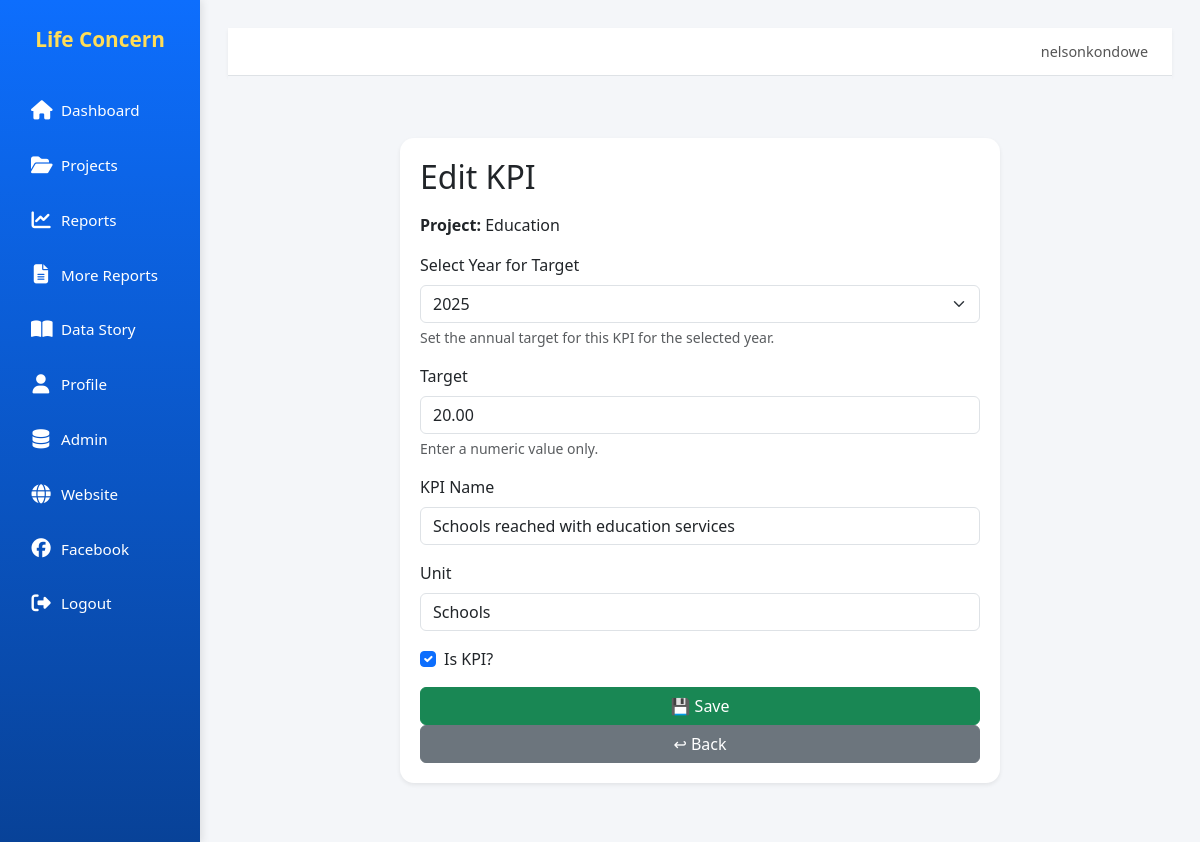
Page /projects/1/indicators/6/edit/ (signed in) on the earlier database version.
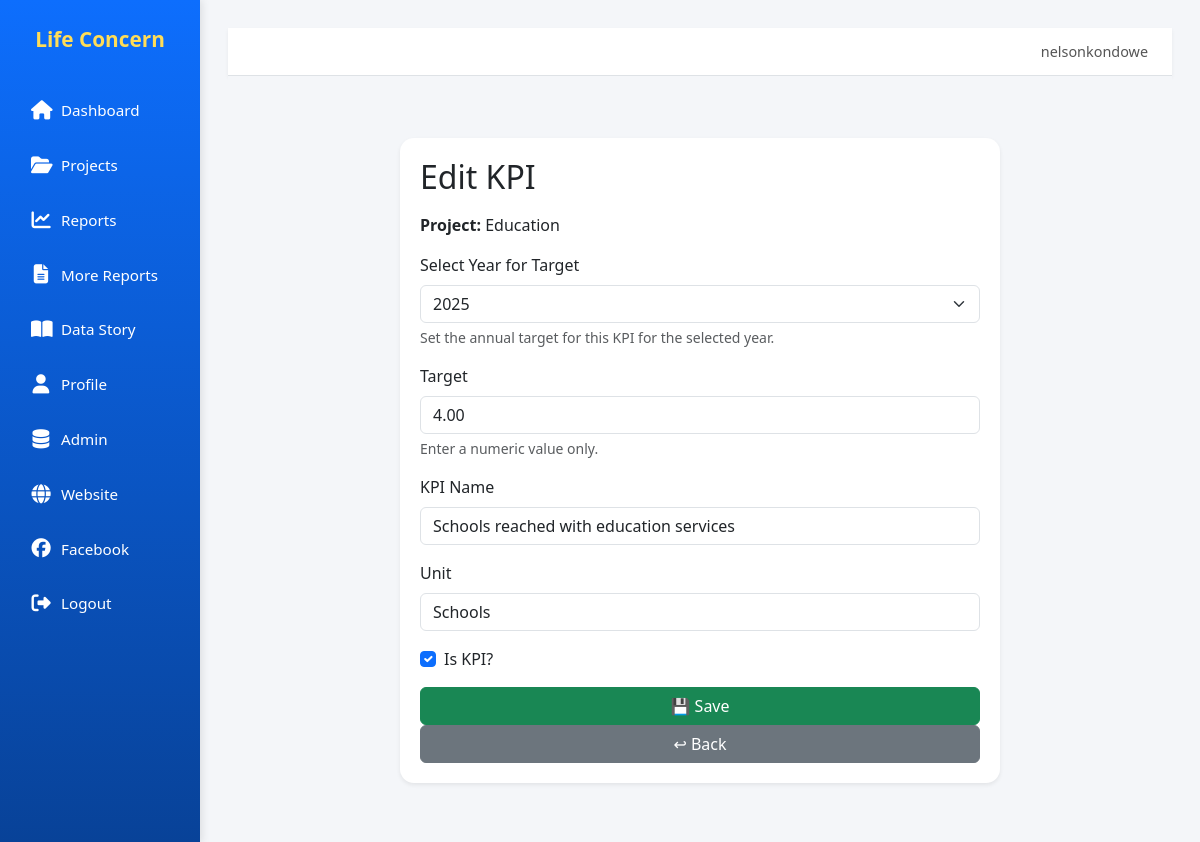
Same page on the later database version.
### core/models.py (models this page shows, shortened)
class IndicatorTarget(models.Model):
    indicator = models.ForeignKey(Indicator, on_delete=models.CASCADE, related_name='targets')
    year = models.IntegerField()
    value = models.DecimalField(max_digits=12, decimal_places=2)
    class Meta:
        unique_together = ('indicator', 'year')
        ordering = ['year']

### core/views.py (the view)
# urls.py: path('projects/<int:project_pk>/indicators/<int:pk>/edit/', views.indicator_edit, name='indicator_edit'),
@login_required
def indicator_edit(request, project_pk, pk):
    project = get_object_or_404(Project, pk=project_pk)
    indicator = get_object_or_404(Indicator, pk=pk, project=project)
    current_year = timezone.now().year
    years = [current_year - 2, current_year - 1, current_year, current_year + 1, current_year + 2]
    try:
        current_target = IndicatorTarget.objects.get(indicator=indicator, year=current_year)
        initial_data = {"target": current_target.value}
        selected_year = current_year
    except IndicatorTarget.DoesNotExist:
        initial_data = {}
        selected_year = current_year
    if request.method == "POST":
        form = IndicatorForm(request.POST, instance=indicator, initial=initial_data)
        if form.is_valid():
            indicator = form.save(commit=False)
            indicator.project = project
            indicator.save()
            target_val = form.cleaned_data.get("target")
            target_year = request.POST.get("year", current_year)
            try:
                target_year = int(target_year)
            except ValueError:
                target_year = current_year
            if target_val is not None:
                try:
                    target_val = float(target_val)
                    IndicatorTarget.objects.update_or_create(
                        indicator=indicator,
                        year=target_year,
                        defaults={"value": target_val},
                    )
                except (ValueError, TypeError):
                    messages.warning(request, "Invalid target value. Please enter a numeric value.")
            messages.success(request, "KPI updated successfully!")
            return redirect("project_detail", pk=project.pk)
        else:
            messages.warning(request, "Please correct the errors in the form.")
    else:
        form = IndicatorForm(instance=indicator, initial=initial_data)
    return render(
        request,
        "core/indicators/indicator_form.html",
        {
            "form": form,
            "project": project,
            "indicator": indicator,
            "title": "Edit KPI",
            "now": timezone.now(),
            "years": years,
            "selected_year": selected_year,
        },
    )

### core/templates/core/indicators/indicator_form.html (shortened to what this page needs)
{% extends 'core/base.html' %}
{% load widget_tweaks %}
{% block content %}
<div class="card shadow-sm" style="padding: 20px; max-width: 600px; margin: auto; margin-top: 30px;">
  <h2 class="mb-3">{{ title }}</h2>
  <p><strong>Project:</strong> {{ project.name }}</p>
  <form method="post" novalidate id="indicatorForm">
    <div class="mb-3">
      <label for="id_year" class="form-label">Select Year for Target</label>
      <select name="year" id="id_year" class="form-select {% if form.errors.year %}is-invalid{% endif %}">
        {% for y in years %}
          <option value="{{ y }}" {% if y == selected_year %}selected{% endif %}>{{ y }}</option>
        {% endfor %}
      </select>
      <div class="form-text">Set the annual target for this KPI for the selected year.</div>
    </div>
    <div class="mb-3">
      <label for="id_target" class="form-label">Target</label>
      <input type="text"
             name="target"
             id="id_target"
             class="form-control {% if form.errors.target %}is-invalid{% endif %}"
             value="{{ form.initial.target|default_if_none:'' }}">
      <div class="form-text">Enter a numeric value only.</div>
    </div>
    <div class="mb-3">
      <label for="{{ form.name.id_for_label }}" class="form-label">KPI Name</label>
      {{ form.name|add_class:"form-control" }}
    </div>
    <div class="mb-3">
      <label for="{{ form.unit.id_for_label }}" class="form-label">Unit</label>
      {{ form.unit|add_class:"form-control" }}
    </div>
    <div class="form-check mb-3">
      {{ form.is_kpi|add_class:"form-check-input" }}
      <label class="form-check-label" for="{{ form.is_kpi.id_for_label }}">Is KPI?</label>
    </div>
    <button type="submit" class="btn btn-success">💾 Save</button>
    <a href="{% url 'project_detail' project.pk %}" class="btn btn-secondary">↩ Back</a>
  </form>
</div>
{% endblock %}

Differences in the rows shown:
changed IndicatorTarget: target "20.00" → "4.00"
